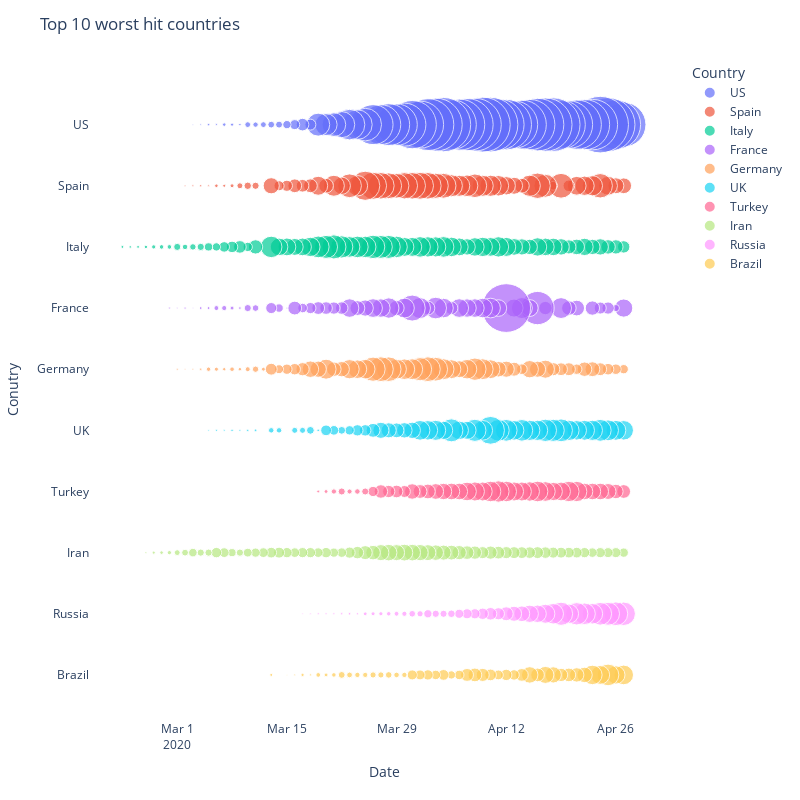

The notebook cell this image was saved under:
### Code cell
import plotly.express as px

df = top_countries_100_df

fig = px.scatter(df, x="Date", y="Country", size="New Cases", color="Country", size_max=40)

fig.update_layout(
title=f"Top 10 worst hit countries",
xaxis_title="Date",
yaxis_title="Conutry",
)

fig.update_layout(
    autosize=False,
    width=800,
    height=800,
    plot_bgcolor='white'
)

fig.update_layout(scene_yaxis_type="log")

fig.show()

### Figure 1 — Plotly figure (JSON) as saved in the notebook; plotly's stock layout.template omitted (floating-point values rounded to 4 significant figures)
{"data": [{"hovertemplate": "Country=%{y}<br>Date=%{x}<br>New Cases=%{marker.size}<extra></extra>", "legendgroup": "US", "marker": {"color": "#636efa", "size": [22412, 27631, 32796, 36188, 28819, 28486, 27539, 25517, 26612, 32491, 32114, 31242, 28680, 27051, 25306, 28917, 29861, 33755, 34126, 31533, 30804, 29515, 28152, 33283, 31745, 30380, 25070, 26341, 20922, 19444, 19808, 17821, 18058, 12042, 9893, 10567, 7676, 6327, 5526, 5964, 1362, 1789, 1133, 772, 548, 516, 382, 322, 376, 65, 116, 140, 45, 68, 31, 20], "sizemode": "area", "sizeref": 22.62, "symbol": "circle"}, "mode": "markers", "name": "US", "showlegend": true, "type": "scatter", "x": ["2020-04-27", "2020-04-26", "2020-04-25", "2020-04-24", "2020-04-23", "2020-04-22", "2020-04-21", "2020-04-20", "2020-04-19", "2020-04-18", "2020-04-17", "2020-04-16", "2020-04-15", "2020-04-14", "2020-04-13", "2020-04-12", "2020-04-11", "2020-04-10", "2020-04-09", "2020-04-08", "2020-04-07", "2020-04-06", "2020-04-05", "2020-04-04", "2020-04-03", "2020-04-02", "2020-04-01", "2020-03-31", "2020-03-30", "2020-03-29", "2020-03-28", "2020-03-27", "2020-03-26", "2020-03-25", "2020-03-24", "2020-03-23", "2020-03-22", "2020-03-21", "2020-03-20", "2020-03-19", "2020-03-18", "2020-03-17", "2020-03-16", "2020-03-15", "2020-03-14", "2020-03-13", "2020-03-12", "2020-03-11", "2020-03-10", "2020-03-09", "2020-03-08", "2020-03-07", "2020-03-06", "2020-03-05", "2020-03-04", "2020-03-03"], "xaxis": "x", "y": ["US", "US", "US", "US", "US", "US", "US", "US", "US", "US", "US", "US", "US", "US", "US", "US", "US", "US", "US", "US", "US", "US", "US", "US", "US", "US", "US", "US", "US", "US", "US", "US", "US", "US", "US", "US", "US", "US", "US", "US", "US", "US", "US", "US", "US", "US", "US", "US", "US", "US", "US", "US", "US", "US", "US", "US"], "yaxis": "y"}, {"hovertemplate": "Country=%{y}<br>Date=%{x}<br>New Cases=%{marker.size}<extra></extra>", "legendgroup": "Spain", "marker": {"color": "#EF553B", "size": [2793, 2870, 3995, 6740, 4635, 4211, 3968, 1536, 6948, 887, 5891, 7304, 5103, 2442, 3268, 3804, 4754, 5051, 5002, 6278, 5267, 5029, 5478, 6969, 7134, 7947, 8195, 7967, 7846, 6875, 7516, 7933, 8271, 9630, 4749, 6368, 3394, 4964, 2447, 4053, 2162, 1806, 2144, 1407, 1159, 2955, 582, 0, 622, 400, 173, 100, 141, 37, 57, 45, 36], "sizemode": "area", "sizeref": 22.62, "symbol": "circle"}, "mode": "markers", "name": "Spain", "showlegend": true, "type": "scatter", "x": ["2020-04-27", "2020-04-26", "2020-04-25", "2020-04-24", "2020-04-23", "2020-04-22", "2020-04-21", "2020-04-20", "2020-04-19", "2020-04-18", "2020-04-17", "2020-04-16", "2020-04-15", "2020-04-14", "2020-04-13", "2020-04-12", "2020-04-11", "2020-04-10", "2020-04-09", "2020-04-08", "2020-04-07", "2020-04-06", "2020-04-05", "2020-04-04", "2020-04-03", "2020-04-02", "2020-04-01", "2020-03-31", "2020-03-30", "2020-03-29", "2020-03-28", "2020-03-27", "2020-03-26", "2020-03-25", "2020-03-24", "2020-03-23", "2020-03-22", "2020-03-21", "2020-03-20", "2020-03-19", "2020-03-18", "2020-03-17", "2020-03-16", "2020-03-15", "2020-03-14", "2020-03-13", "2020-03-11", "2020-03-12", "2020-03-10", "2020-03-09", "2020-03-08", "2020-03-07", "2020-03-06", "2020-03-05", "2020-03-04", "2020-03-03", "2020-03-02"], "xaxis": "x", "y": ["Spain", "Spain", "Spain", "Spain", "Spain", "Spain", "Spain", "Spain", "Spain", "Spain", "Spain", "Spain", "Spain", "Spain", "Spain", "Spain", "Spain", "Spain", "Spain", "Spain", "Spain", "Spain", "Spain", "Spain", "Spain", "Spain", "Spain", "Spain", "Spain", "Spain", "Spain", "Spain", "Spain", "Spain", "Spain", "Spain", "Spain", "Spain", "Spain", "Spain", "Spain", "Spain", "Spain", "Spain", "Spain", "Spain", "Spain", "Spain", "Spain", "Spain", "Spain", "Spain", "Spain", "Spain", "Spain", "Spain", "Spain"], "yaxis": "y"}, {"hovertemplate": "Country=%{y}<br>Date=%{x}<br>New Cases=%{marker.size}<extra></extra>", "legendgroup": "Italy", "marker": {"color": "#00cc96", "size": [1739, 2324, 2357, 3021, 2646, 3370, 2729, 2256, 3047, 3491, 3493, 3786, 2667, 2972, 3153, 4092, 4694, 3951, 4204, 3836, 3039, 3599, 4316, 4805, 4585, 4668, 4782, 4053, 4050, 5217, 5974, 5909, 6203, 5210, 5249, 4789, 5560, 6557, 5986, 5322, 4207, 3526, 3233, 3590, 3497, 5198, 2313, 0, 977, 1797, 1492, 1247, 778, 769, 587, 466, 342, 566, 240, 233, 202, 131, 93, 74, 93], "sizemode": "area", "sizeref": 22.62, "symbol": "circle"}, "mode": "markers", "name": "Italy", "showlegend": true, "type": "scatter", "x": ["2020-04-27", "2020-04-26", "2020-04-25", "2020-04-24", "2020-04-23", "2020-04-22", "2020-04-21", "2020-04-20", "2020-04-19", "2020-04-18", "2020-04-17", "2020-04-16", "2020-04-15", "2020-04-14", "2020-04-13", "2020-04-12", "2020-04-11", "2020-04-10", "2020-04-09", "2020-04-08", "2020-04-07", "2020-04-06", "2020-04-05", "2020-04-04", "2020-04-03", "2020-04-02", "2020-04-01", "2020-03-31", "2020-03-30", "2020-03-29", "2020-03-28", "2020-03-27", "2020-03-26", "2020-03-25", "2020-03-24", "2020-03-23", "2020-03-22", "2020-03-21", "2020-03-20", "2020-03-19", "2020-03-18", "2020-03-17", "2020-03-16", "2020-03-15", "2020-03-14", "2020-03-13", "2020-03-11", "2020-03-12", "2020-03-10", "2020-03-09", "2020-03-08", "2020-03-07", "2020-03-06", "2020-03-05", "2020-03-04", "2020-03-03", "2020-03-02", "2020-03-01", "2020-02-29", "2020-02-28", "2020-02-27", "2020-02-26", "2020-02-25", "2020-02-24", "2020-02-23"], "xaxis": "x", "y": ["Italy", "Italy", "Italy", "Italy", "Italy", "Italy", "Italy", "Italy", "Italy", "Italy", "Italy", "Italy", "Italy", "Italy", "Italy", "Italy", "Italy", "Italy", "Italy", "Italy", "Italy", "Italy", "Italy", "Italy", "Italy", "Italy", "Italy", "Italy", "Italy", "Italy", "Italy", "Italy", "Italy", "Italy", "Italy", "Italy", "Italy", "Italy", "Italy", "Italy", "Italy", "Italy", "Italy", "Italy", "Italy", "Italy", "Italy", "Italy", "Italy", "Italy", "Italy", "Italy", "Italy", "Italy", "Italy", "Italy", "Italy", "Italy", "Italy", "Italy", "Italy", "Italy", "Italy", "Italy", "Italy"], "yaxis": "y"}, {"hovertemplate": "Country=%{y}<br>Date=%{x}<br>New Cases=%{marker.size}<extra></extra>", "legendgroup": "France", "marker": {"color": "#ab63fa", "size": [3743, 576, 1692, 1649, 2323, 2775, 0, 2382, 4925, 2, 2009, 12490, 3220, 4971, 3682, 26849, 3125, 4372, 4309, 3894, 3820, 3931, 1912, 4298, 5273, 2180, 4922, 7657, 4462, 2603, 4703, 3851, 3951, 2978, 2499, 3880, 1780, 1705, 1788, 1846, 1409, 1032, 2151, 36, 815, 1388, 0, 499, 575, 83, 177, 303, 276, 92, 84, 13, 61, 30, 43], "sizemode": "area", "sizeref": 22.62, "symbol": "circle"}, "mode": "markers", "name": "France", "showlegend": true, "type": "scatter", "x": ["2020-04-27", "2020-04-26", "2020-04-25", "2020-04-24", "2020-04-23", "2020-04-21", "2020-04-22", "2020-04-20", "2020-04-19", "2020-04-18", "2020-04-17", "2020-04-16", "2020-04-15", "2020-04-14", "2020-04-13", "2020-04-12", "2020-04-11", "2020-04-10", "2020-04-09", "2020-04-08", "2020-04-07", "2020-04-06", "2020-04-05", "2020-04-04", "2020-04-03", "2020-04-02", "2020-04-01", "2020-03-31", "2020-03-30", "2020-03-29", "2020-03-28", "2020-03-27", "2020-03-26", "2020-03-25", "2020-03-24", "2020-03-23", "2020-03-22", "2020-03-21", "2020-03-20", "2020-03-19", "2020-03-18", "2020-03-17", "2020-03-16", "2020-03-15", "2020-03-14", "2020-03-13", "2020-03-12", "2020-03-11", "2020-03-10", "2020-03-09", "2020-03-08", "2020-03-07", "2020-03-06", "2020-03-05", "2020-03-04", "2020-03-03", "2020-03-02", "2020-03-01", "2020-02-29"], "xaxis": "x", "y": ["France", "France", "France", "France", "France", "France", "France", "France", "France", "France", "France", "France", "France", "France", "France", "France", "France", "France", "France", "France", "France", "France", "France", "France", "France", "France", "France", "France", "France", "France", "France", "France", "France", "France", "France", "France", "France", "France", "France", "France", "France", "France", "France", "France", "France", "France", "France", "France", "France", "France", "France", "France", "France", "France", "France", "France", "France", "France", "France"], "yaxis": "y"}, {"hovertemplate": "Country=%{y}<br>Date=%{x}<br>New Cases=%{marker.size}<extra></extra>", "legendgroup": "Germany", "marker": {"color": "#FFA15A", "size": [988, 1257, 1514, 1870, 2481, 2357, 1226, 1881, 1842, 1945, 3699, 2945, 3394, 1287, 2218, 2946, 2737, 3990, 4885, 5633, 4289, 3251, 4031, 4933, 6365, 6922, 6064, 4923, 4790, 4400, 6824, 6933, 6615, 4337, 3930, 4183, 2660, 2365, 4528, 2993, 3070, 1985, 1477, 1210, 910, 1597, 170, 451, 281, 136, 241, 129, 188, 220, 66, 37, 29, 51], "sizemode": "area", "sizeref": 22.62, "symbol": "circle"}, "mode": "markers", "name": "Germany", "showlegend": true, "type": "scatter", "x": ["2020-04-27", "2020-04-26", "2020-04-25", "2020-04-24", "2020-04-23", "2020-04-22", "2020-04-21", "2020-04-20", "2020-04-19", "2020-04-18", "2020-04-17", "2020-04-16", "2020-04-15", "2020-04-14", "2020-04-13", "2020-04-12", "2020-04-11", "2020-04-10", "2020-04-09", "2020-04-08", "2020-04-07", "2020-04-06", "2020-04-05", "2020-04-04", "2020-04-03", "2020-04-02", "2020-04-01", "2020-03-31", "2020-03-30", "2020-03-29", "2020-03-28", "2020-03-27", "2020-03-26", "2020-03-25", "2020-03-24", "2020-03-23", "2020-03-22", "2020-03-21", "2020-03-20", "2020-03-19", "2020-03-18", "2020-03-17", "2020-03-16", "2020-03-15", "2020-03-14", "2020-03-13", "2020-03-12", "2020-03-11", "2020-03-10", "2020-03-09", "2020-03-08", "2020-03-07", "2020-03-06", "2020-03-05", "2020-03-04", "2020-03-03", "2020-03-02", "2020-03-01"], "xaxis": "x", "y": ["Germany", "Germany", "Germany", "Germany", "Germany", "Germany", "Germany", "Germany", "Germany", "Germany", "Germany", "Germany", "Germany", "Germany", "Germany", "Germany", "Germany", "Germany", "Germany", "Germany", "Germany", "Germany", "Germany", "Germany", "Germany", "Germany", "Germany", "Germany", "Germany", "Germany", "Germany", "Germany", "Germany", "Germany", "Germany", "Germany", "Germany", "Germany", "Germany", "Germany", "Germany", "Germany", "Germany", "Germany", "Germany", "Germany", "Germany", "Germany", "Germany", "Germany", "Germany", "Germany", "Germany", "Germany", "Germany", "Germany", "Germany", "Germany"], "yaxis": "y"}, {"hovertemplate": "Country=%{y}<br>Date=%{x}<br>New Cases=%{marker.size}<extra></extra>", "legendgroup": "UK", "marker": {"color": "#19d3f3", "size": [4311, 4468, 4929, 5394, 4608, 4466, 4316, 4684, 5858, 5545, 5624, 4662, 4638, 5275, 4364, 5332, 5269, 8733, 4398, 5525, 3670, 3843, 5959, 3788, 4516, 4308, 4384, 3028, 2673, 2468, 2567, 2933, 2172, 1476, 1438, 981, 678, 1053, 1298, 74, 682, 409, 406, 1, 342, 343, 75, 0, 62, 48, 67, 43, 48, 30], "sizemode": "area", "sizeref": 22.62, "symbol": "circle"}, "mode": "markers", "name": "UK", "showlegend": true, "type": "scatter", "x": ["2020-04-27", "2020-04-26", "2020-04-25", "2020-04-24", "2020-04-23", "2020-04-22", "2020-04-21", "2020-04-20", "2020-04-19", "2020-04-18", "2020-04-17", "2020-04-16", "2020-04-15", "2020-04-14", "2020-04-13", "2020-04-12", "2020-04-11", "2020-04-10", "2020-04-09", "2020-04-08", "2020-04-07", "2020-04-06", "2020-04-05", "2020-04-04", "2020-04-03", "2020-04-02", "2020-04-01", "2020-03-31", "2020-03-30", "2020-03-29", "2020-03-28", "2020-03-27", "2020-03-26", "2020-03-25", "2020-03-24", "2020-03-23", "2020-03-22", "2020-03-21", "2020-03-20", "2020-03-19", "2020-03-18", "2020-03-17", "2020-03-16", "2020-03-15", "2020-03-14", "2020-03-13", "2020-03-11", "2020-03-12", "2020-03-10", "2020-03-09", "2020-03-08", "2020-03-07", "2020-03-06", "2020-03-05"], "xaxis": "x", "y": ["UK", "UK", "UK", "UK", "UK", "UK", "UK", "UK", "UK", "UK", "UK", "UK", "UK", "UK", "UK", "UK", "UK", "UK", "UK", "UK", "UK", "UK", "UK", "UK", "UK", "UK", "UK", "UK", "UK", "UK", "UK", "UK", "UK", "UK", "UK", "UK", "UK", "UK", "UK", "UK", "UK", "UK", "UK", "UK", "UK", "UK", "UK", "UK", "UK", "UK", "UK", "UK", "UK", "UK"], "yaxis": "y"}, {"hovertemplate": "Country=%{y}<br>Date=%{x}<br>New Cases=%{marker.size}<extra></extra>", "legendgroup": "Turkey", "marker": {"color": "#FF6692", "size": [2131, 2357, 2861, 3122, 3116, 3083, 4611, 4674, 3977, 3783, 4353, 4801, 4281, 4062, 4093, 4789, 5138, 4747, 4056, 4117, 3892, 3148, 3135, 3013, 2786, 2456, 2148, 2704, 1610, 1815, 1704, 2069, 1196, 561, 343, 293, 566, 311, 167, 94], "sizemode": "area", "sizeref": 22.62, "symbol": "circle"}, "mode": "markers", "name": "Turkey", "showlegend": true, "type": "scatter", "x": ["2020-04-27", "2020-04-26", "2020-04-25", "2020-04-24", "2020-04-23", "2020-04-22", "2020-04-21", "2020-04-20", "2020-04-19", "2020-04-18", "2020-04-17", "2020-04-16", "2020-04-15", "2020-04-14", "2020-04-13", "2020-04-12", "2020-04-11", "2020-04-10", "2020-04-09", "2020-04-08", "2020-04-07", "2020-04-06", "2020-04-05", "2020-04-04", "2020-04-03", "2020-04-02", "2020-04-01", "2020-03-31", "2020-03-30", "2020-03-29", "2020-03-28", "2020-03-27", "2020-03-26", "2020-03-25", "2020-03-24", "2020-03-23", "2020-03-22", "2020-03-21", "2020-03-20", "2020-03-19"], "xaxis": "x", "y": ["Turkey", "Turkey", "Turkey", "Turkey", "Turkey", "Turkey", "Turkey", "Turkey", "Turkey", "Turkey", "Turkey", "Turkey", "Turkey", "Turkey", "Turkey", "Turkey", "Turkey", "Turkey", "Turkey", "Turkey", "Turkey", "Turkey", "Turkey", "Turkey", "Turkey", "Turkey", "Turkey", "Turkey", "Turkey", "Turkey", "Turkey", "Turkey", "Turkey", "Turkey", "Turkey", "Turkey", "Turkey", "Turkey", "Turkey", "Turkey"], "yaxis": "y"}, {"hovertemplate": "Country=%{y}<br>Date=%{x}<br>New Cases=%{marker.size}<extra></extra>", "legendgroup": "Iran", "marker": {"color": "#B6E880", "size": [991, 1153, 1134, 1168, 1030, 1194, 1297, 1294, 1343, 1374, 1499, 1606, 1512, 1574, 1617, 1657, 1837, 1972, 1634, 1997, 2089, 2274, 2483, 2560, 2715, 2875, 2988, 3110, 3186, 2901, 3076, 2926, 2389, 2206, 1762, 1411, 1028, 966, 1237, 1046, 1192, 1178, 1053, 1209, 1365, 1289, 1075, 958, 881, 595, 743, 1076, 1234, 591, 586, 835, 523, 385, 205, 143, 106, 44], "sizemode": "area", "sizeref": 22.62, "symbol": "circle"}, "mode": "markers", "name": "Iran", "showlegend": true, "type": "scatter", "x": ["2020-04-27", "2020-04-26", "2020-04-25", "2020-04-24", "2020-04-23", "2020-04-22", "2020-04-21", "2020-04-20", "2020-04-19", "2020-04-18", "2020-04-17", "2020-04-16", "2020-04-15", "2020-04-14", "2020-04-13", "2020-04-12", "2020-04-11", "2020-04-10", "2020-04-09", "2020-04-08", "2020-04-07", "2020-04-06", "2020-04-05", "2020-04-04", "2020-04-03", "2020-04-02", "2020-04-01", "2020-03-31", "2020-03-30", "2020-03-29", "2020-03-28", "2020-03-27", "2020-03-26", "2020-03-25", "2020-03-24", "2020-03-23", "2020-03-22", "2020-03-21", "2020-03-20", "2020-03-19", "2020-03-18", "2020-03-17", "2020-03-16", "2020-03-15", "2020-03-14", "2020-03-13", "2020-03-12", "2020-03-11", "2020-03-10", "2020-03-09", "2020-03-08", "2020-03-07", "2020-03-06", "2020-03-05", "2020-03-04", "2020-03-03", "2020-03-02", "2020-03-01", "2020-02-29", "2020-02-28", "2020-02-27", "2020-02-26"], "xaxis": "x", "y": ["Iran", "Iran", "Iran", "Iran", "Iran", "Iran", "Iran", "Iran", "Iran", "Iran", "Iran", "Iran", "Iran", "Iran", "Iran", "Iran", "Iran", "Iran", "Iran", "Iran", "Iran", "Iran", "Iran", "Iran", "Iran", "Iran", "Iran", "Iran", "Iran", "Iran", "Iran", "Iran", "Iran", "Iran", "Iran", "Iran", "Iran", "Iran", "Iran", "Iran", "Iran", "Iran", "Iran", "Iran", "Iran", "Iran", "Iran", "Iran", "Iran", "Iran", "Iran", "Iran", "Iran", "Iran", "Iran", "Iran", "Iran", "Iran", "Iran", "Iran", "Iran", "Iran"], "yaxis": "y"}, {"hovertemplate": "Country=%{y}<br>Date=%{x}<br>New Cases=%{marker.size}<extra></extra>", "legendgroup": "Russia", "marker": {"color": "#FF97FF", "size": [6198, 6361, 5966, 5849, 4774, 5236, 5642, 4268, 6060, 4785, 4070, 3448, 3388, 2774, 2558, 2186, 1667, 1786, 1459, 1175, 1154, 954, 658, 582, 601, 771, 440, 501, 302, 270, 228, 196, 182, 163, 57, 71, 61, 53, 54, 52, 33, 24], "sizemode": "area", "sizeref": 22.62, "symbol": "circle"}, "mode": "markers", "name": "Russia", "showlegend": true, "type": "scatter", "x": ["2020-04-27", "2020-04-26", "2020-04-25", "2020-04-24", "2020-04-23", "2020-04-22", "2020-04-21", "2020-04-20", "2020-04-19", "2020-04-18", "2020-04-17", "2020-04-16", "2020-04-15", "2020-04-14", "2020-04-13", "2020-04-12", "2020-04-11", "2020-04-10", "2020-04-09", "2020-04-08", "2020-04-07", "2020-04-06", "2020-04-05", "2020-04-04", "2020-04-03", "2020-04-02", "2020-04-01", "2020-03-31", "2020-03-30", "2020-03-29", "2020-03-28", "2020-03-27", "2020-03-26", "2020-03-25", "2020-03-24", "2020-03-23", "2020-03-22", "2020-03-21", "2020-03-20", "2020-03-19", "2020-03-18", "2020-03-17"], "xaxis": "x", "y": ["Russia", "Russia", "Russia", "Russia", "Russia", "Russia", "Russia", "Russia", "Russia", "Russia", "Russia", "Russia", "Russia", "Russia", "Russia", "Russia", "Russia", "Russia", "Russia", "Russia", "Russia", "Russia", "Russia", "Russia", "Russia", "Russia", "Russia", "Russia", "Russia", "Russia", "Russia", "Russia", "Russia", "Russia", "Russia", "Russia", "Russia", "Russia", "Russia", "Russia", "Russia", "Russia"], "yaxis": "y"}, {"hovertemplate": "Country=%{y}<br>Date=%{x}<br>New Cases=%{marker.size}<extra></extra>", "legendgroup": "Brazil", "marker": {"color": "#FECB52", "size": [4346, 3776, 5281, 4007, 4279, 2678, 2336, 2089, 1996, 2976, 3257, 2105, 3058, 1832, 1238, 1465, 1089, 1546, 1922, 2136, 1873, 1031, 770, 1304, 1012, 1208, 1119, 1138, 323, 352, 487, 432, 431, 307, 323, 378, 525, 228, 172, 249, 51, 121, 38, 11, 99, 0], "sizemode": "area", "sizeref": 22.62, "symbol": "circle"}, "mode": "markers", "name": "Brazil", "showlegend": true, "type": "scatter", "x": ["2020-04-27", "2020-04-26", "2020-04-25", "2020-04-24", "2020-04-23", "2020-04-22", "2020-04-21", "2020-04-20", "2020-04-19", "2020-04-18", "2020-04-17", "2020-04-16", "2020-04-15", "2020-04-14", "2020-04-13", "2020-04-12", "2020-04-11", "2020-04-10", "2020-04-09", "2020-04-08", "2020-04-07", "2020-04-06", "2020-04-05", "2020-04-04", "2020-04-03", "2020-04-02", "2020-04-01", "2020-03-31", "2020-03-30", "2020-03-29", "2020-03-28", "2020-03-27", "2020-03-26", "2020-03-25", "2020-03-24", "2020-03-23", "2020-03-22", "2020-03-21", "2020-03-20", "2020-03-19", "2020-03-18", "2020-03-17", "2020-03-16", "2020-03-15", "2020-03-13", "2020-03-14"], "xaxis": "x", "y": ["Brazil", "Brazil", "Brazil", "Brazil", "Brazil", "Brazil", "Brazil", "Brazil", "Brazil", "Brazil", "Brazil", "Brazil", "Brazil", "Brazil", "Brazil", "Brazil", "Brazil", "Brazil", "Brazil", "Brazil", "Brazil", "Brazil", "Brazil", "Brazil", "Brazil", "Brazil", "Brazil", "Brazil", "Brazil", "Brazil", "Brazil", "Brazil", "Brazil", "Brazil", "Brazil", "Brazil", "Brazil", "Brazil", "Brazil", "Brazil", "Brazil", "Brazil", "Brazil", "Brazil", "Brazil", "Brazil"], "yaxis": "y"}], "layout": {"autosize": false, "height": 800, "legend": {"itemsizing": "constant", "title": {"text": "Country"}, "tracegroupgap": 0}, "margin": {"t": 60}, "plot_bgcolor": "white", "scene": {"yaxis": {"type": "log"}}, "title": {"text": "Top 10 worst hit countries"}, "width": 800, "xaxis": {"anchor": "y", "domain": [0, 1], "title": {"text": "Date"}}, "yaxis": {"anchor": "x", "categoryarray": ["Brazil", "Russia", "Iran", "Turkey", "UK", "Germany", "France", "Italy", "Spain", "US"], "categoryorder": "array", "domain": [0, 1], "title": {"text": "Conutry"}}}}
